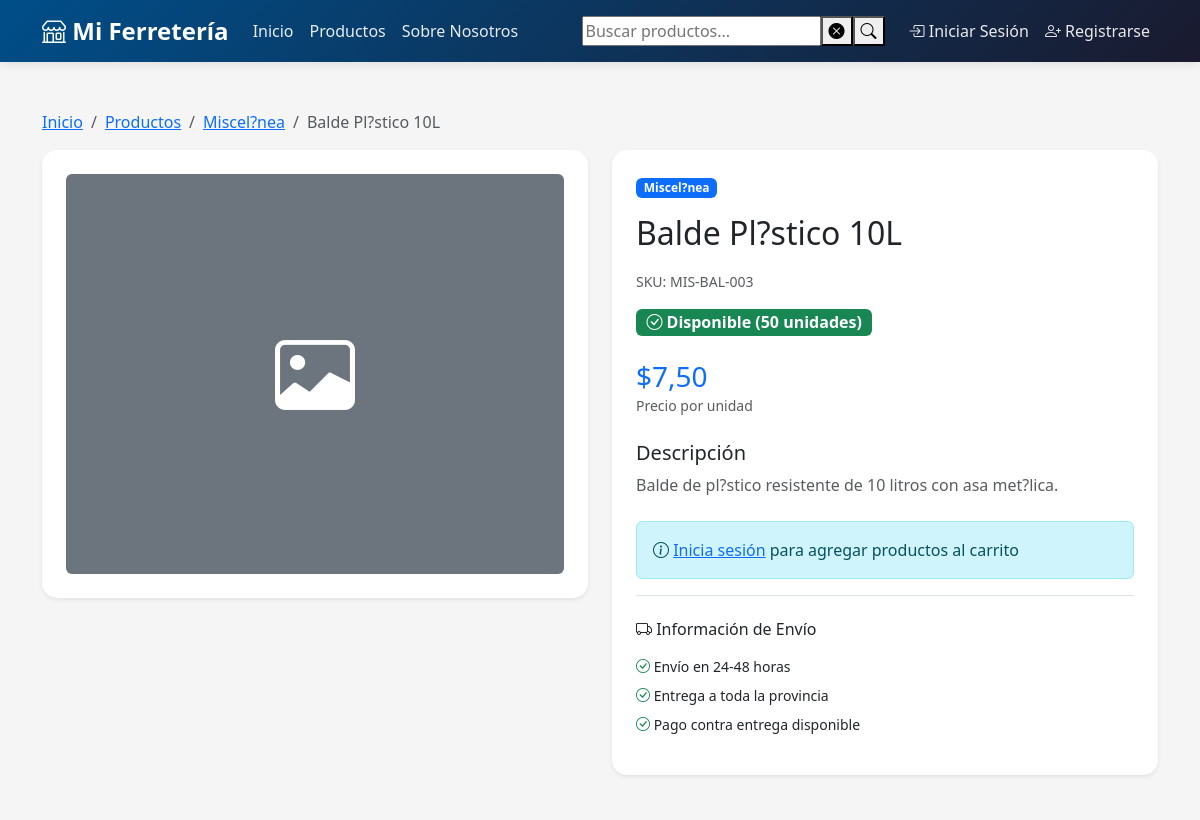
/producto/122/ (upper part), run on an earlier commit of the app's database.
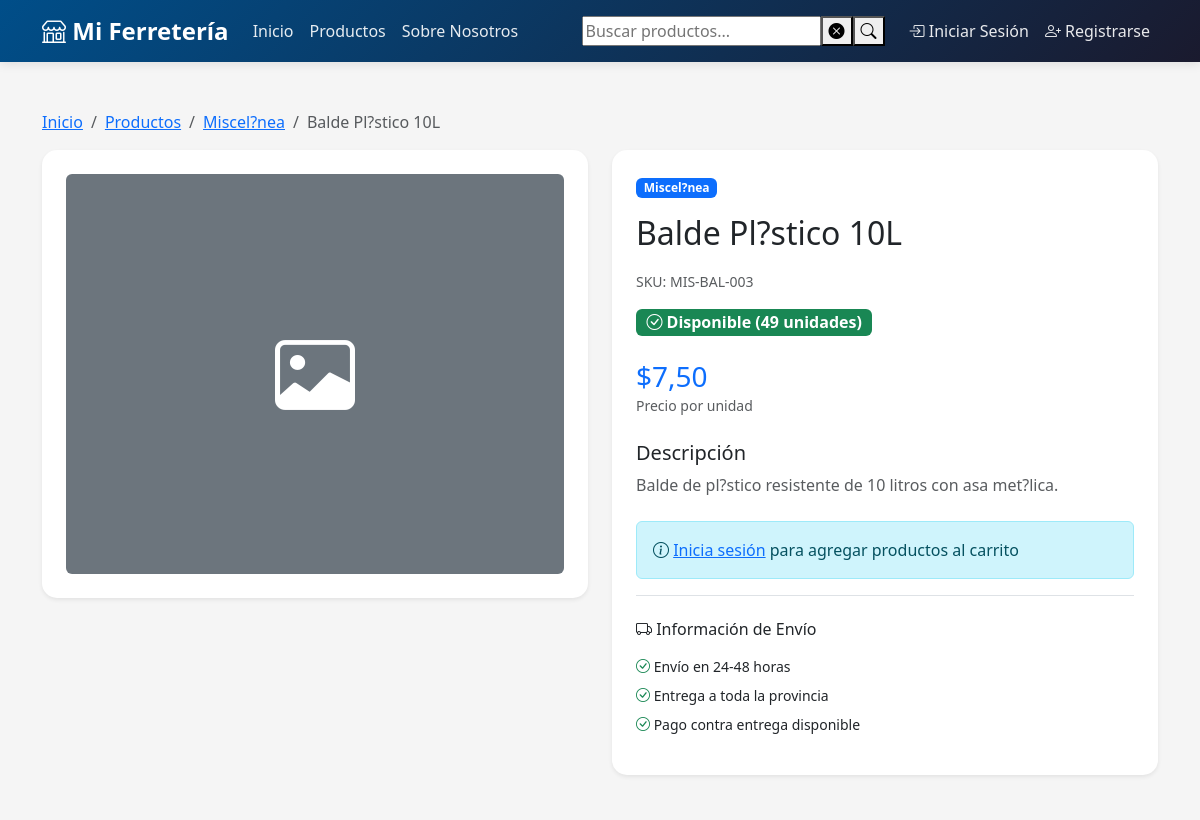
And on a later commit of the database.
### shop/models.py (models this page shows, shortened)
class Product(models.Model):
    category = models.ForeignKey(
        Category,
        on_delete=models.CASCADE,
        related_name='products',
        verbose_name="Categoría",
        db_index=True  # ÍNDICE: Para búsquedas por categoría
    )
    name = models.CharField(max_length=200, verbose_name="Nombre", db_index=True)  # ÍNDICE: Para búsquedas
    description = models.TextField(verbose_name="Descripción")
    price = models.DecimalField(
        max_digits=10,
        decimal_places=2,
        validators=[MinValueValidator(Decimal('0.01'))],
        verbose_name="Precio",
        db_index=True  # ÍNDICE: Para ordenar por precio
    )
    stock = models.IntegerField(
        default=0,
        validators=[MinValueValidator(0)],
        verbose_name="Stock",
        db_index=True  # ÍNDICE: Para filtros de stock
    )
    image = models.ImageField(upload_to='products/', blank=True, null=True, verbose_name="Imagen")
    is_active = models.BooleanField(default=True, verbose_name="Activo", db_index=True)  # ÍNDICE: Filtro común
    featured = models.BooleanField(default=False, verbose_name="Destacado", db_index=True)  # ÍNDICE: Para featured
    sku = models.CharField(max_length=50, unique=True, verbose_name="SKU", db_index=True)  # ÍNDICE: Búsquedas por SKU
    created_at = models.DateTimeField(auto_now_add=True, db_index=True)  # ÍNDICE: Para ordenar
    updated_at = models.DateTimeField(auto_now=True)
    material = models.CharField(
        max_length=100,
        blank=True,
        verbose_name="Material",
        help_text="Ej: Acero galvanizado, Plástico ABS, Madera"
    )
    dimensiones = models.CharField(
        max_length=200,
        blank=True,
        verbose_name="Dimensiones",
        help_text="Ej: 10cm x 5cm x 2cm, Largo 50cm"
    )
    peso = models.DecimalField(
        max_digits=8,  # Permite hasta 999999.99 kg
        decimal_places=2,
        blank=True,
        null=True,
        verbose_name="Peso (kg)",
        help_text="Peso en kilogramos"
    )
    voltaje = models.CharField(
        max_length=50,
        blank=True,
        verbose_name="Voltaje",
        help_text="Ej: 110V, 220V, 12V DC"
    )
    potencia = models.CharField(
        max_length=50,
        blank=True,
        verbose_name="Potencia",
        help_text="Ej: 1500W, 2HP, 750W"
    )
    marca = models.CharField(
        max_length=100,
        blank=True,
        verbose_name="Marca",
        help_text="Fabricante o marca del producto"
    )
    garantia = models.CharField(
        max_length=100,
        blank=True,
        verbose_name="Garantía",
        help_text="Ej: 1 año, 6 meses, Sin garantía"
    )
    color = models.CharField(
        max_length=50,
        blank=True,
        verbose_name="Color",
        help_text="Color principal del producto"
    )
    uso_recomendado = models.TextField(
        blank=True,
        verbose_name="Uso Recomendado",
        help_text="Para qué se recomienda usar este producto"
    )
    class Meta:
        verbose_name = "Producto"
        verbose_name_plural = "Productos"
        ordering = ['-created_at']
        indexes = [
            models.Index(fields=['category', 'is_active', '-created_at']),
            models.Index(fields=['featured', 'is_active']),
            models.Index(fields=['is_active', 'stock']),
            models.Index(fields=['name', 'is_active']),
            models.Index(fields=['marca', 'is_active']),
        ]
    @property
    def in_stock(self):
        return self.stock > 0

class Category(models.Model):
    name = models.CharField(max_length=100, verbose_name="Nombre")
    description = models.TextField(blank=True, verbose_name="Descripción")
    slug = models.SlugField(unique=True, db_index=True)  # ÍNDICE: Para búsquedas por slug
    created_at = models.DateTimeField(auto_now_add=True, db_index=True)  # ÍNDICE: Para ordenar
    class Meta:
        verbose_name = "Categoría"
        verbose_name_plural = "Categorías"
        ordering = ['name']
        indexes = [
            models.Index(fields=['name']),
        ]

### shop/views/products.py (the view)
# urls.py: path('producto/<int:pk>/', views.product_detail, name='product_detail'),
def product_detail(request, pk):
    product = get_object_or_404(
        Product.objects.select_related('category'),
        pk=pk,
        is_active=True
    )
    related_products = Product.objects.filter(
        category=product.category,
        is_active=True
    ).exclude(
        pk=pk
    ).select_related('category')[:4]
    context = {
        'product': product,
        'related_products': related_products,
    }
    return render(request, 'shop/product_detail.html', context)

### shop/templates/shop/product_detail.html (shortened to what the changed rows need)
{% extends 'shop/base.html' %}
{% load static %}
{% block extra_css %}
<link rel="stylesheet" href="{% static 'css/product_detail.css' %}">
{% endblock %}
{% block content %}
<div class="container py-5">
    <nav aria-label="breadcrumb">
        <ol class="breadcrumb">
            <li class="breadcrumb-item"><a href="{% url 'shop:home' %}">Inicio</a></li>
            <li class="breadcrumb-item"><a href="{% url 'shop:product_list' %}">Productos</a></li>
            <li class="breadcrumb-item"><a href="{% url 'shop:product_list' %}?category={{ product.category.slug }}">{{ product.category.name }}</a></li>
            <li class="breadcrumb-item active" aria-current="page">{{ product.name }}</li>
        </ol>
    </nav>
    <div class="row">
        <div class="col-lg-6">
            <div class="card shadow-sm">
                <div class="card-body p-4">
                    <div class="mb-3">
                        <span class="badge bg-primary">{{ product.category.name }}</span>
                    </div>
                    <h2 class="mb-3">{{ product.name }}</h2>
                    <div class="mb-3">
                        <small class="text-muted">SKU: {{ product.sku }}</small>
                    </div>
                    <div class="mb-4">
                        {% if product.stock == 0 %}
                            <span class="badge bg-danger fs-6">
                                <i class="bi bi-x-circle"></i> Agotado
                            </span>
                        {% elif product.stock < 10 %}
                            <span class="badge bg-warning fs-6">
                                <i class="bi bi-exclamation-triangle"></i> Últimas {{ product.stock }} unidades
                            </span>
                        {% else %}
                            <span class="badge bg-success fs-6">
                                <i class="bi bi-check-circle"></i> Disponible ({{ product.stock }} unidades)
                            </span>
                        {% endif %}
                    </div>
                    <div class="mb-4">
                        <h3 class="text-primary mb-0">${{ product.price }}</h3>
                        <small class="text-muted">Precio por unidad</small>
                    </div>
                    <div class="mb-4">
                        <h5>Descripción</h5>
                        <p class="text-muted">{{ product.description }}</p>
                    </div>
                    {% if product.in_stock and user.is_authenticated %}
                        <form id="addToCartForm" class="mb-4">
                            {% csrf_token %}
                            <div class="row align-items-end">
                                <div class="col-md-4 mb-3">
                                    <label for="quantity" class="form-label">Cantidad:</label>
                                    <input type="number"
                                        class="form-control form-control-lg"
                                        id="quantity"
                                        name="quantity"
                                        value="1"
                                        min="1"
                                        max="{{ product.stock }}">
                                </div>
                                <div class="col-md-8 mb-3">
                                    <button type="submit" class="btn btn-primary btn-lg w-100">
                                        <i class="bi bi-cart-plus"></i> Agregar al Carrito
                                    </button>
                                </div>
                            </div>
                        </form>
                    {% elif not product.in_stock %}
                        <div class="alert alert-warning">
                            <i class="bi bi-exclamation-triangle"></i>
                            Este producto no está disponible actualmente
                        </div>
                    {% else %}
                        <div class="alert alert-info">
                            <i class="bi bi-info-circle"></i>
                            <a href="{% url 'shop:login' %}?next={{ request.path }}">Inicia sesión</a> para agregar productos al carrito
                        </div>
                    {% endif %}
                    <div class="border-top pt-4">
                        <h6 class="mb-3"><i class="bi bi-truck"></i> Información de Envío</h6>
                        <ul class="list-unstyled small">
                        </ul>
                    </div>
                </div>
            </div>
        </div>
    </div>
</div>
{% endblock %}

What changed in the data, as far as the page shows it:
changed Product "Balde Pl?stico 10L": stock "50" → "49"
